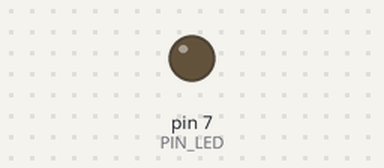
Bench run of a sketch on a simulated Arduino Uno, built with avr-gcc and run on an emulated ATmega328P. Shown: output pins drawn as LEDs (lit = HIGH). Dashed ring = blinking. At 2.0 s the program stops and its outputs stay as they are.

Above: at 0.5 s.
At 1.85 s:
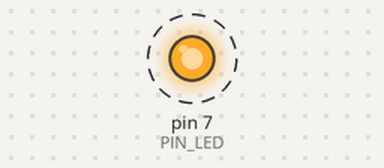
Timing chart, 0 to 3.0 s (numbered marks = the images above):
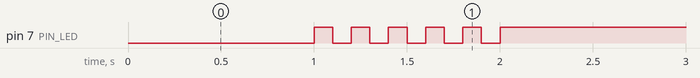

The sketch:

05_practice_2.ino
```cpp
#define PIN_LED 7
unsigned int count = 0;

void setup() {
  // put your setup code here, to run once:
  pinMode(PIN_LED, OUTPUT);
  digitalWrite(PIN_LED, 0);
}

void loop() {
  // put your main code here, to run repeatedly:

  delay(1000);
  for (int i = 0; i < 5; i++){
    digitalWrite(PIN_LED, 1);
    delay(100);
    digitalWrite(PIN_LED, 0);
    delay(100);
  }
  digitalWrite(PIN_LED, 1);
  while(1){}
}
```

Measured:
- by itself, pin 7 (PIN_LED): alternates HIGH for 0.10 s and LOW for 0.10 s, 11 changes in all, then stays HIGH
